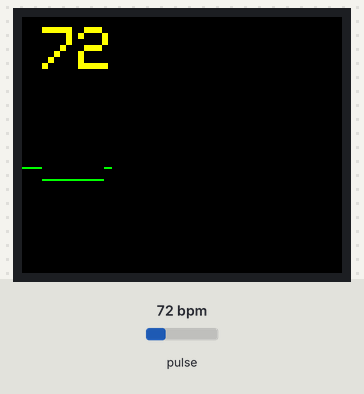
Bench run of a sketch on a simulated Arduino Uno, built with avr-gcc and run on an emulated ATmega328P. Shown: 160×128 colour display. The test bench sets the inputs (shaded band); at power-on: pulse 72 bpm. What the sketch prints to the serial monitor is not drawn.

Above: at 2.3 s.
2.4 s: pulse set to 42 bpm
At 3.19 s:
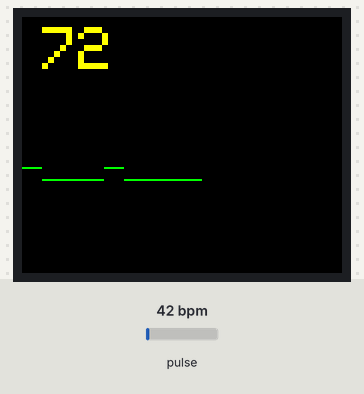
4.5 s: pulse set to 70 bpm
At 4.72 s:
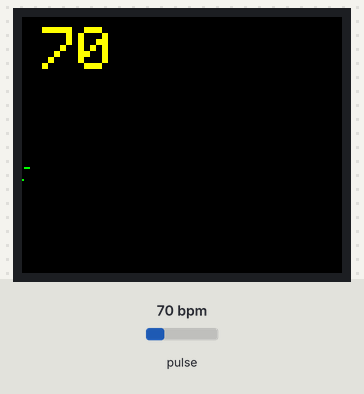
6.0 s: pulse set to 100 bpm
At 6.26 s:
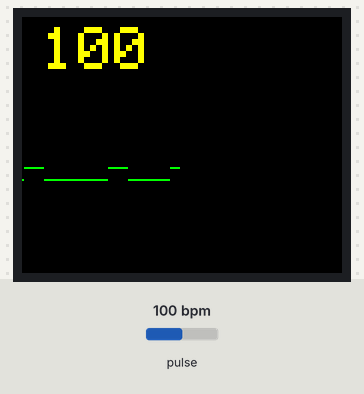
Timing chart, 0 to 9.0 s (numbered marks = the images above; inputs shaded):
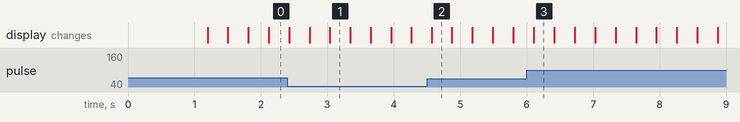

The sketch:

bpmmeterprogram__2_.ino
```cpp
#include <Adafruit_GFX.h>
#include <Adafruit_ST7735.h>
#include <SPI.h>
#include <PulseSensorPlayground.h>

// Pulse Sensor
const int PULSE_PIN = A0;
PulseSensorPlayground pulseSensor;

// TFT Pins
#define TFT_CS   10
#define TFT_DC    9
#define TFT_RST   8

// TFT Object
Adafruit_ST7735 tft = Adafruit_ST7735(TFT_CS, TFT_DC, TFT_RST);

// Variables
int BPM = 0;
int lastBPM = 0;
int waveX = 0;

void setup() {
  Serial.begin(115200);

  // Initialize TFT
  tft.initR(INITR_BLACKTAB);
  tft.fillScreen(ST77XX_BLACK);
  tft.setRotation(1);

  tft.setTextColor(ST77XX_GREEN);
  tft.setTextSize(2);
  tft.setCursor(10, 10);
  tft.println("BPM MONITOR");
  delay(1000);
  tft.fillScreen(ST77XX_BLACK);

  // Pulse Sensor Setup
  pulseSensor.analogInput(PULSE_PIN);
  pulseSensor.setThreshold(550); // Adjust if needed

  if (pulseSensor.begin()) {
    Serial.println("Pulse Sensor Ready!");
  }
}

void loop() {

  // Read BPM
  int myBPM = pulseSensor.getBeatsPerMinute();

  if (pulseSensor.sawStartOfBeat()) {
    BPM = myBPM;
    Serial.print("♥ BPM: ");
    Serial.println(BPM);

    // Display BPM on TFT
    tft.fillRect(0, 0, 160, 30, ST77XX_BLACK);
    tft.setTextColor(ST77XX_YELLOW);
    tft.setTextSize(3);
    tft.setCursor(10, 5);
    tft.print(BPM);
  }

  // Draw waveform
  drawWaveform( pulseSensor.getLatestSample() );

  delay(20);
}

// Function to draw ECG-like waveform
void drawWaveform(int value) {
  int y = map(value, 0, 1023, 100, 60);

  // Erase old point
  tft.drawPixel(waveX, y, ST77XX_GREEN);

  waveX++;
  if (waveX >= 160) {
    waveX = 0;
    tft.fillRect(0, 40, 160, 88, ST77XX_BLACK);
  }
}
```
